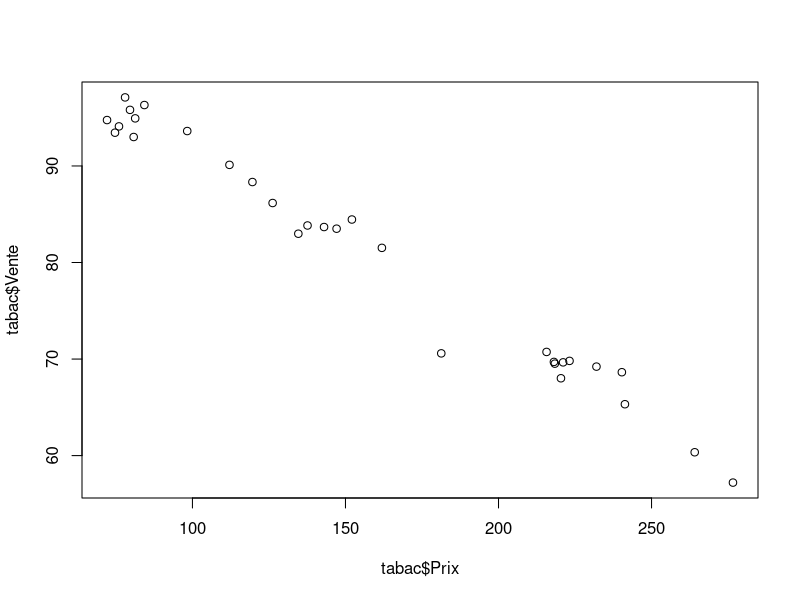
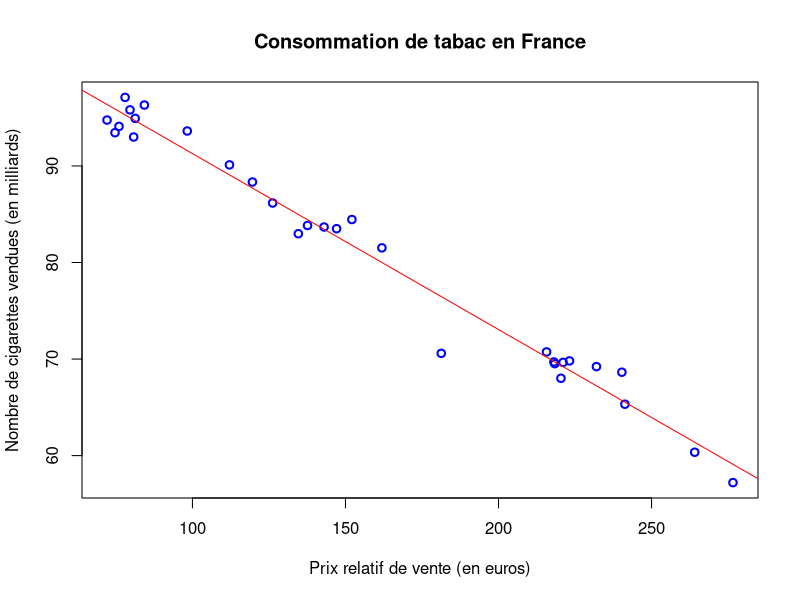

Recreate these plots in R, in order.
# MIHAN Zlanca-Nto & SOSSOU Abel-Horacio

tabac = read.table("tabac.txt", header = T, row.names = 1)
tabac

tabac$Vente
tabac$Prix

mean(tabac$Vente)
mean(tabac$Prix)

cor(tabac$Prix, tabac$Vente)

#Nuage de point
plot(tabac$Prix,tabac$Vente)
plot(tabac$Prix,tabac$Vente, 
     main="Consommation de tabac en France",
     col="blue",lwd=2,
     xlab="Prix relatif de vente (en euros)",
     ylab="Nombre de cigarettes vendues (en milliards)")

#Regression
reg = lm(Vente~Prix, data = tabac)
reg
# 109.4994 est la valeur de l'ordonnée à l'origine de la droite de regression
# −0.1822 est le coefficient directeur de la droite

reg$coefficients

#Droite
abline(reg, col = "red")
summary(reg)
#Observation : 

#Coefficients :
#L'intercept (109.50) représente la vente estimée lorsque le prix est nul.
#Le coefficient de Prix (-0.1822) indique que, pour chaque unité d'augmentation du prix, la vente diminue de 0.1822 unités.
#Signification des coefficients :
#  Les p-values associées à l'intercept et au prix sont très faibles (< 2e-16), ce qui signifie que ces coefficients sont significativement différents de zéro.
#Résidus :
#Les résidus (différences entre les valeurs observées et les valeurs prédites) ont une médiane proche de zéro, ce qui suggère que le modèle est bien ajusté aux données.
#La dispersion des résidus (écart-type de 1.87) montre une variation modérée.
#Mesures de la qualité du modèle :
#Le R² de 0.9775 indique que 97.75 % de la variance des ventes est expliquée par le modèle, ce qui est un très bon ajustement.
#L'F-statistique (1216) avec une p-value < 2.2e-16 suggère que le modèle est globalement significatif.


### TD1 EXO1

#1
reg$residuals
round(reg$residuals,3)
round(reg$residuals[16],3)

#2
reg$fitted.values

#3
SCEr = sum(reg$residuals^2)
SCEr #Somme des résidus

#4
meanY = mean(tabac$Vente)
SCEt = sum((tabac$Vente - meanY)^2)
SCEt #Quantité d'informations totale dans Vente

#5
SCEm = SCEt - SCEr
SCEm #Quantité d'informations expliquées par le modèle

#6
R2 = SCEm/SCEt
R2
R2 = summary(reg)$r.squared
R2
#R2 = 0.9774914 : forte correlation entre Vente Prix

#7
varianceResiduelle = summary(reg)$sigma^2
varianceResiduelle
lengthVente = length(tabac$Vente)
varianceResiduelle = SCEr/(lengthVente  -1 -1)
varianceResiduelle # valeur : 3.498405

#8
testStudent = summary(reg)$coefficients[2,3]
testStudent 
# Analyse : testStudent de valeur t=-34.87074 n'appartient pas à ZA(H0)=[-2,05; 2,05]
#Conclusion : On peut affirmer H1 : Le prix influence significativement la vente

#9
probaCritique = summary(reg)$coefficients[2,4]
probaCritique
# Conclusion : probaCritique < 5% donc on refuse H0 et on accepte H1

#10
testFisher = (SCEm * (lengthVente -1 -1))/SCEr * 1 # p=1
testFisher
summary(reg)$fstatistic
# Fisher(95%) = 4,2 et testFisher=1215.968 n'appartient pas à ZA(HO) = [0; 4,2]. Donc H1

#11
# creation du nouvel individu avec sa valeur de Prix
new = data.frame(288.3)
# label de la variable explicative
colnames(new) = "Prix"
# pour prediction moyenne
predict = predict(reg, new, interval = "confidence")
predict
predict[1]
# Valeur du TD : 57,03. Valeur obtenu par R : 56,97, donc les valeurs du TD sont bien vérifiées 


### TD1 EXO2

mat = read.table("materiau.txt",header=T)
mat

regX1 = lm(Y~X1, data = mat)
regX2 = lm(Y~X2, data = mat)
regmul = lm(Y~X1+X2,data=mat)

#1
R2X1 = summary(regX1)$r.squared
R2X2 = summary(regX2)$r.squared
R2Mul = summary(regmul)$r.squared
R2X1 # 0.6902638
R2X2 # 0.4530022
R2Mul # 0.8480931

#2
CMrX1 = sum(regX1$residuals^2)/(length(mat$X1) -1 -1)
CMrX2 = sum(regX2$residuals^2)/(length(mat$X2) -1 -1)
CMrMul = sum(regmul$residuals^2)/(length(mat$X1) -2 -1)
CMrX1 # 44.0032
CMrX2 # 77.71015
CMrMul # 23.97879

sigmatX1 = sqrt(CMrX1)
sigmatX2 = sqrt(CMrX2)
sigmatMul = sqrt(CMrMul)
sigmatX1 # 6.63349
sigmatX2 # 8.815336
sigmatMul # 4.896814

#3
meanY = mean(mat$Y)
SCEt = sum((mat$Y - meanY)^2)
CMmMul = (SCEt * R2Mul)/2
CMmMul # 602.4288

#4
# H0 : Aucune des deux variables X1 et X2 n'influence Y
# H1 : Au moins une des deux variables X1 et X2 influence Y
testFisherMul = CMmMul/CMrMul
testFisherMul #25.12341
# testFisherMul n'appartient pas à ZA(H0) = [0; Fisher(0,95)] = [0; 4,26], donc H1

#5
# H0 : X1 n'influence pas Y
# H1 : X1 influence Y
CMmX1 = (SCEt * R2X1)/1
testFisherX1 = CMmX1/CMrX1
testFisherX1 # 22.28553
# testFisherX1 n'appartient pas à ZA(H0) = [0; Fisher(0,95)] = [0; 4,96], donc H1

#6
summaryRegX1 = summary(regX1)
pcX1 = summaryRegX1$coefficients["X1", "Pr(>|t|)"]
pcX1
# pcX1(proba critique) < 0.05 donc H1 : l'ajout de X2 quand X1 est déjà présent apporte une info significative pour expliquer Y

#7
new = data.frame(X1 = 3.5, X2 = 3.9)
prediction = predict(regmul, new, interval = "confidence")
prediction
prediction[1] # 30.2666
# L'entreprise aura une résistance à la rupture de 30.27
